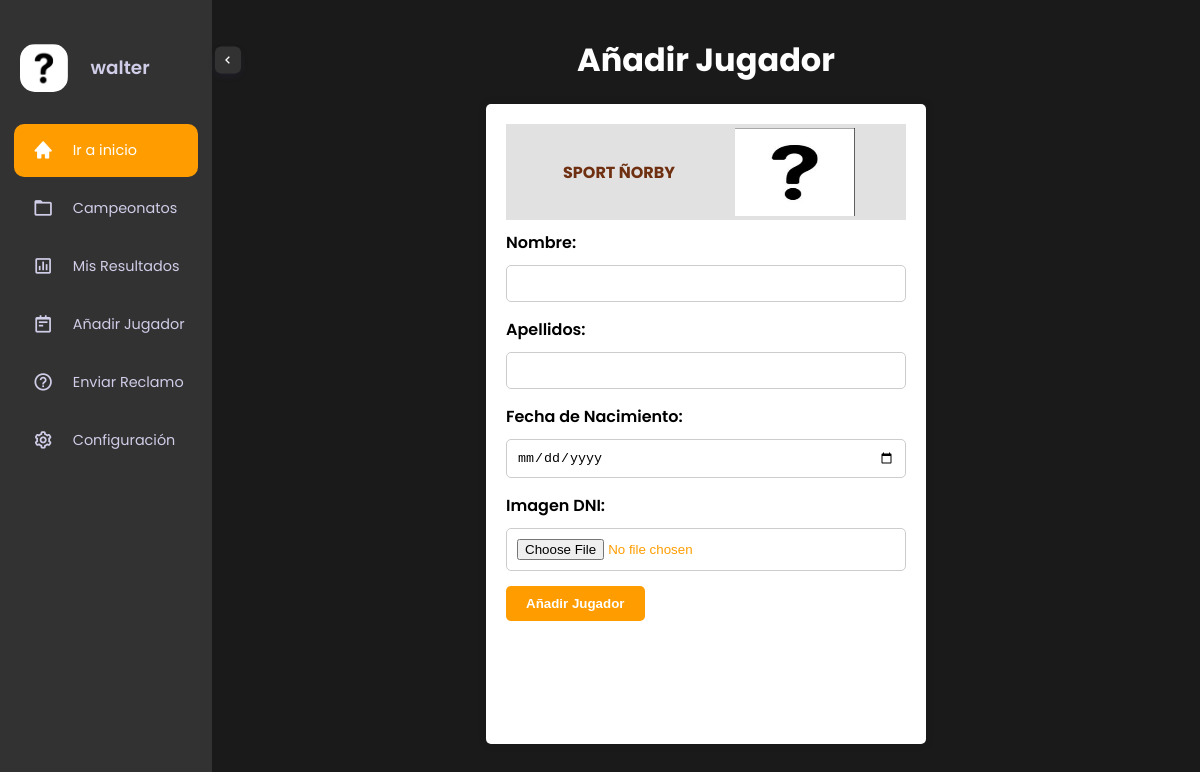
Before: /logs/panel/añadir_jugador/4 (signed in) with the older database file.
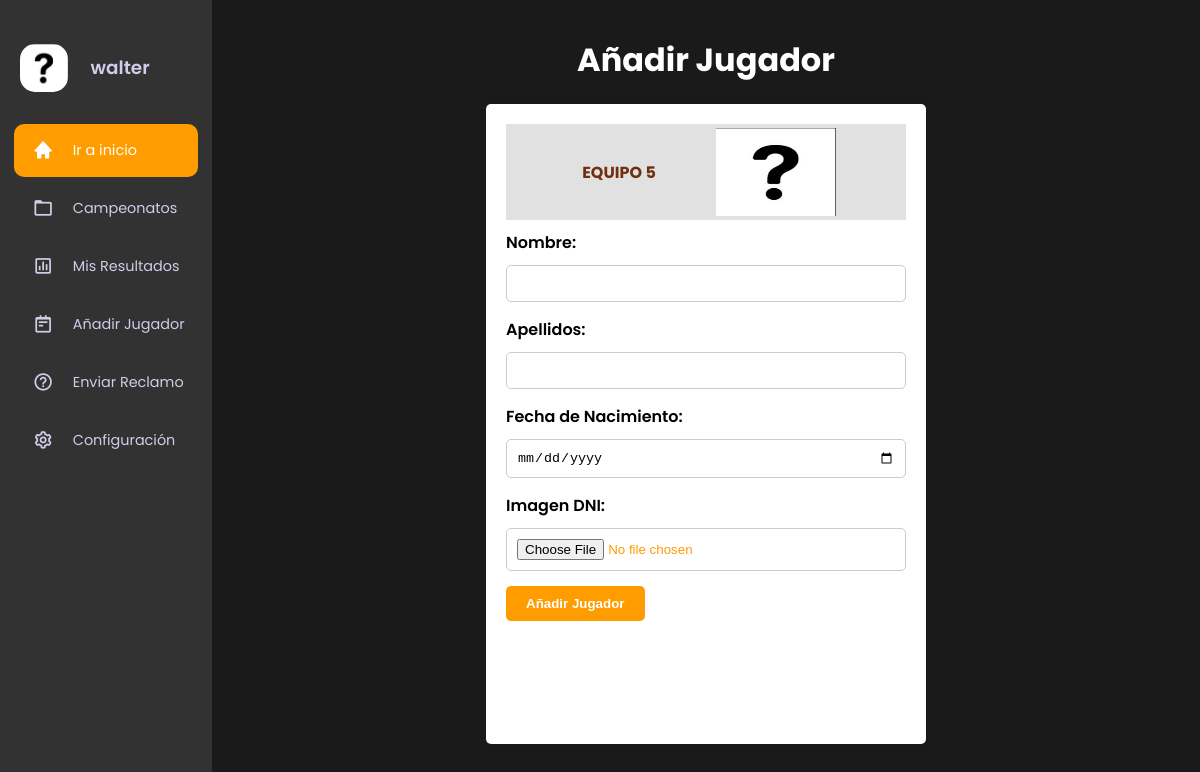
After: the same page with the newer database file.
### equipos/models.py (models this page shows)
class Equipo(Model):
    Nombre=models.CharField(max_length=100,unique=True)
    delegado=models.ForeignKey(User,on_delete=models.CASCADE)
    foto_equipo=models.ImageField(upload_to='equipos' , null=True , blank=True)
    logo=models.ImageField(upload_to='logo_equipos', default='media/default.png')
    campeonato=models.ForeignKey(Campeonato , on_delete=models.CASCADE)
    def __str__(self) -> str:
        return "%s - Delegado: %s"%(self.Nombre,self.delegado.first_name)

### encuentros_equipos/views.py (called while the page is built, shortened)
@login_required(login_url='login')
def añadir_jugador(request,user_id):
    try:
        equipo=Equipo.objects.get(delegado=user_id)
        usuario=equipo.delegado.id
        url=reverse('añadir_jugador',args=[usuario])
        print(usuario)
        print(equipo)
    except Exception as e:
        print(e)
        return redirect('home')
    return render(request,'panel_añadir_jugador.html',{"equipo":equipo})

### encuentros_equipos/templates/panel_añadir_jugador.html (shortened to what this page needs)
{% extends "panel_user.html" %}
{% load static %}
{% block logo_src %}{{equipo.logo.url}}{% endblock logo_src %}
{% block main %}
    <main>
        <h1>Añadir Jugador </h1>
        <form class="form-añadir-Jugador" method="post" enctype="multipart/form-data">
            <div class="card-img">
                <h4 class ="nombre-equipo-añadir">{{equipo.Nombre}}</h4>
                <img src="{{equipo.logo.url}}" class="logo" alt="">
            </div>
            <label for="nombre">Nombre:</label>
            <input type="text" id="nombre" name="nombre" required>
            <label for="apellidos">Apellidos:</label>
            <input type="text" id="apellidos" name="apellidos" required>
            <label for="fecha_nacimiento">Fecha de Nacimiento:</label>
            <input type="date" id="fecha_nacimiento" name="fecha_nacimiento" required>
            <label for="imagen_dni">Imagen DNI:</label>
            <input type="file" id="imagen_dni" name="imagen_dni" accept="image/*" >
            <input type="submit" value="Añadir Jugador" >
        </form>
    </main>
{% endblock main %}

### usuario_login/templates/panel_user.html (shortened to what this page needs)
<!DOCTYPE html>
{% load static %}
<html lang="en">
<head>
    <link rel="stylesheet" href="{% static 'css/login/panel_user.css' %}">
    <link rel="stylesheet" href="https://cdnjs.cloudflare.com/ajax/libs/font-awesome/5.15.4/css/all.min.css">
    <link href='https://unpkg.com/boxicons@2.0.9/css/boxicons.min.css' rel='stylesheet'>
    <link rel="stylesheet" href="{% static 'css/login/panel_jugadores.css' %}">
    <link rel="stylesheet" href="{% static 'css/login/reclamo.css' %}">
    <link rel="stylesheet" href="{% static 'css/login/panel_resultado.css' %}">
    <link rel="stylesheet" href="{% static 'css/encuentros_equipos/add_jugador.css' %}">
    <link rel="stylesheet" href="{% static 'css/encuentros_equipos/settings.css' %}">
</head>
<body>
    <nav>
      <div class="sidebar-top">
        <span class="shrink-btn">
          <i class='bx bx-chevron-left'></i>
        </span>
            <div class=log-nombre>
                <img src="{% block logo_src %}{% endblock %}" class="logo" alt="">
                <h3  class="hide"><a href="{% url 'panel_user' user.id %} ">{{user.username}}</a></h3>
            </div>
      </div>
      <div class="sidebar-links ">
        <ul>
          <div class="active-tab"></div>
          <li class="tooltip-element" data-tooltip="0">
            <a href="{%url 'home' %}" class="active" data-active="0">
              <div class="icon">
                <i class='bx bxs-home'></i>
              </div>
              <span class="link hide">Ir a inicio</span>
            </a>
          </li>
          <li class="tooltip-element" data-tooltip="1">
            <a href="{% url 'campeonatos' %}" data-active="1">
              <div class="icon">
                <i class='bx bx-folder'></i>
              </div>
              <span class="link hide">Campeonatos</span>
            </a>
          </li>
          <li class="tooltip-element" data-tooltip="2">
            <a href="{% url 'resultado' user.id %}" data-active="2">
              <div class="icon">
                <i class='bx bx-bar-chart-square'></i>
              </div>
              <span class="link hide">Mis Resultados</span>
            </a>
          </li>
          <li class="tooltip-element" data-tooltip="3">
            <a href="{% url 'añadir_jugador' user.id %}" data-active="3">
              <div class="icon">
                <i class='bx bx-notepad'></i>
              </div>
              <span class="link hide">Añadir Jugador</span>
            </a>
          </li>
          <li class="tooltip-element" data-tooltip="4">
            <a href="{% url 'reclamo' user.id %}" data-active="4">
              <div class="icon">
                <i class='bx bx-help-circle'></i>
              </div>
              <span class="link hide">Enviar Reclamo</span>
            </a>
          </li>
          <li class="tooltip-element" data-tooltip="5">
            <a href="{% url 'settings' user.id %}" data-active="5">
              <div class="icon">
                <i class='bx bx-cog'></i>
              </div>
              <span class="link hide">Configuración</span>
            </a>
          </li>
        </ul>
      </div>
    </nav>
    {% block main %}
    {% endblock main %}
  </body>
</html>

Changed rows visible on the page:
changed Equipo: Nombre "SPORT ÑORBY" → "EQUIPO 5"
